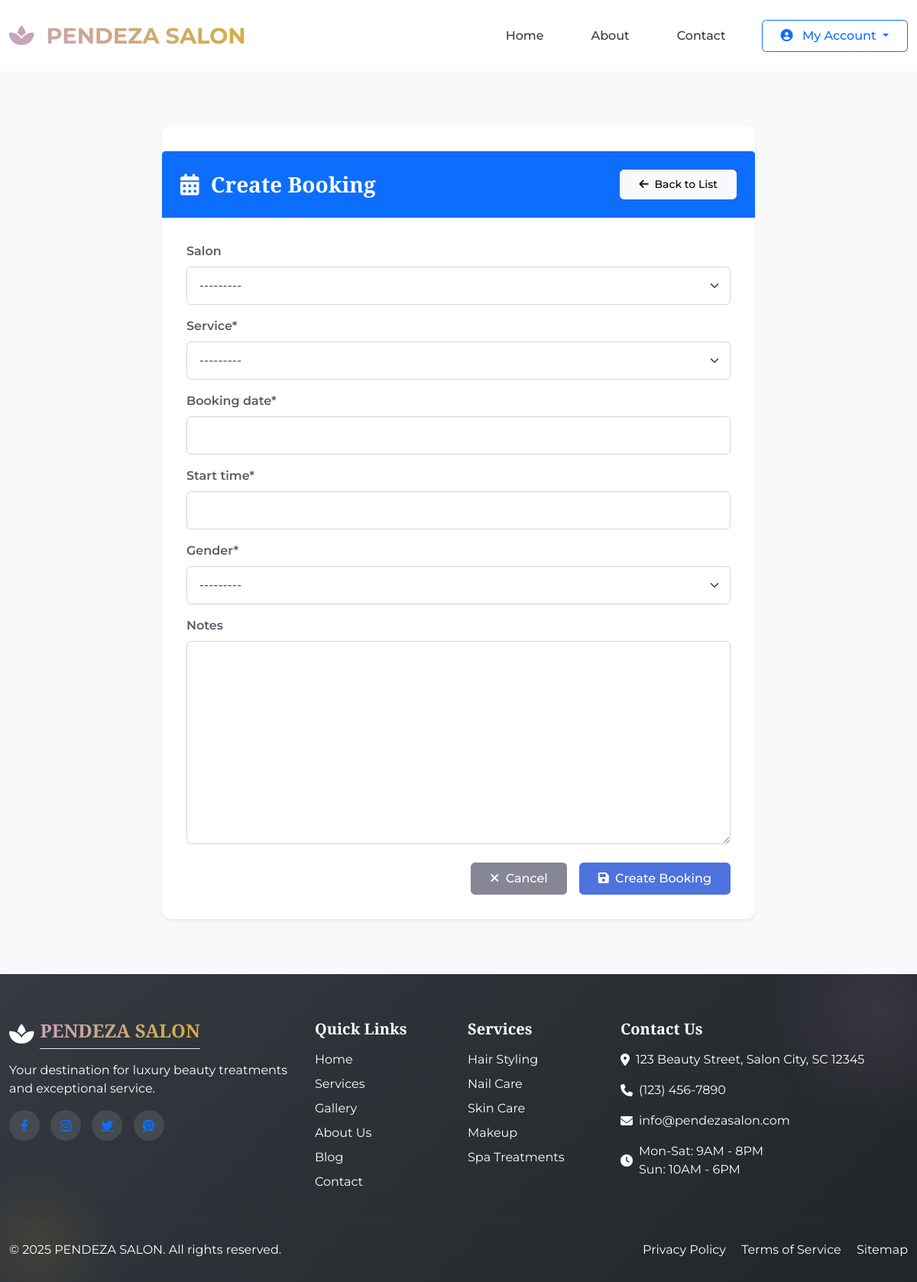
Before: /booking/bookings/create/ (signed in) with the older database file.
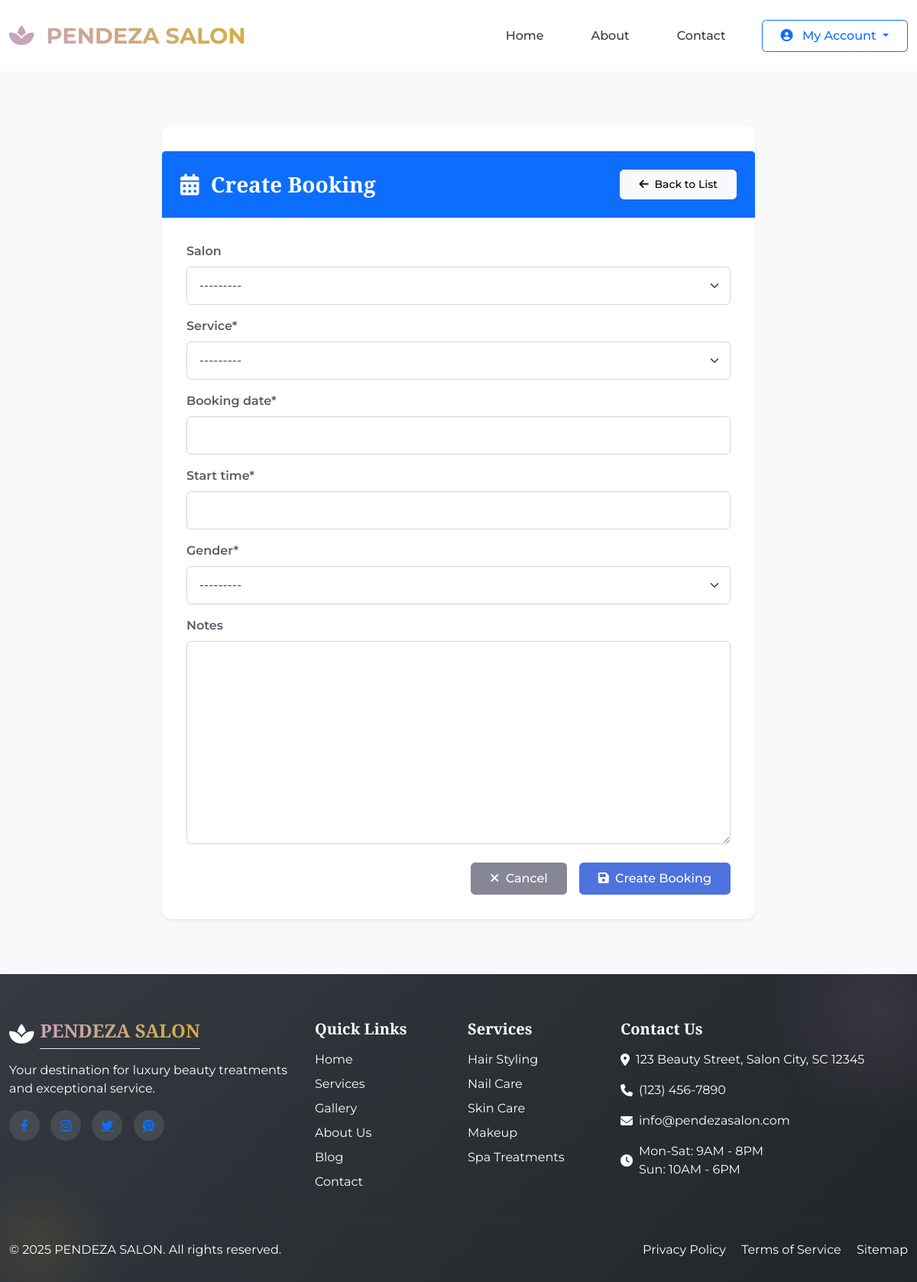
After: the same page with the newer database file.
### booking/models.py (models this page shows, shortened)
class Booking(models.Model):
    booking_id = models.UUIDField(primary_key=True, default=uuid.uuid4, editable=False)
    salon = models.ForeignKey(Salon, on_delete=models.SET_NULL, related_name='bookings', null=True, blank=True)
    service = models.ForeignKey(SalonServices, on_delete=models.CASCADE, related_name='bookings')
    user = models.ForeignKey(User, on_delete=models.CASCADE, related_name='salon_bookings')
    staff = models.ForeignKey(StaffOnDuty, on_delete=models.SET_NULL, null=True, blank=True, related_name='bookings')
    booking_date = models.DateField()
    start_time = models.TimeField()
    end_time = models.TimeField(blank=True, null=True)
    gender = models.CharField(max_length=20, choices=ServiceGender.choices)
    notes = models.TextField(blank=True, null=True)
    status = models.CharField(max_length=20, choices=BookingStatus.choices, default=BookingStatus.PENDING)
    payment_status = models.CharField(max_length=20, choices=PaymentStatus.choices, default=PaymentStatus.PENDING)
    price = models.DecimalField(max_digits=8, decimal_places=2)
    discount = models.DecimalField(max_digits=8, decimal_places=2, default=0.00)
    tax = models.DecimalField(max_digits=8, decimal_places=2, default=0.00)
    total_amount = models.DecimalField(max_digits=8, decimal_places=2)
    amount_paid = models.DecimalField(max_digits=8, decimal_places=2, default=0.00)
    staff_member = models.ForeignKey(User, on_delete=models.SET_NULL, null=True, blank=True, related_name='assigned_bookings', limit_choices_to={'groups__name': 'Staff'})
    created_at = models.DateTimeField(auto_now_add=True)
    updated_at = models.DateTimeField(auto_now=True)
    cancellation_reason = models.TextField(blank=True, null=True)
    class Meta:
        verbose_name = "Booking"
        verbose_name_plural = "Bookings"
        ordering = ['booking_date', 'start_time']
        constraints = [
            models.UniqueConstraint(
                fields=['salon', 'booking_date', 'start_time', 'staff_member'],
                name='unique_staff_booking'
            ),
            models.CheckConstraint(
                check=models.Q(booking_date__gte=timezone.now().date()),
                name='booking_date_cannot_be_in_past'
            ),
        ]
        indexes = [
            models.Index(fields=['booking_date', 'status']),
            models.Index(fields=['user', 'status']),
            models.Index(fields=['staff_member', 'booking_date']),
        ]

### salon/models.py (models this page shows, shortened)
class SalonServices(models.Model):
    salon = models.ForeignKey(Salon, on_delete=models.CASCADE, related_name='services')
    name = models.CharField(max_length=200)
    description = models.TextField(null=True, blank=True)
    duration = models.PositiveIntegerField(help_text="Duration in minutes")
    base_price = models.DecimalField(max_digits=8, decimal_places=2)
    women_price = models.DecimalField(max_digits=8, decimal_places=2, null=True, blank=True)
    men_price = models.DecimalField(max_digits=8, decimal_places=2, null=True, blank=True)
    children_price = models.DecimalField(max_digits=8, decimal_places=2, null=True, blank=True)
    category = models.CharField(max_length=50, choices=ServiceCategory.choices)
    gender = models.CharField(max_length=20, choices=ServiceGender.choices, default=ServiceGender.UNISEX)
    is_featured = models.BooleanField(default=False)
    is_active = models.BooleanField(default=True)
    image = models.ImageField(upload_to='service_images/', null=True, blank=True)
    service_id = models.UUIDField(default=uuid.uuid4, editable=False, unique=True)
    created_at = models.DateTimeField(auto_now_add=True)
    updated_at = models.DateTimeField(auto_now=True)
    class Meta:
        verbose_name = "Salon Service"
        verbose_name_plural = "Salon Services"
        ordering = ['category', 'name']
        unique_together = ('salon', 'name')
    def __str__(self):
        return f"{self.name} ({self.get_category_display()}) - {self.salon.name}"

### booking/views.py (the view, shortened to what this page needs)
# urls.py: path('bookings/create/', BookingCreateView.as_view(), name='booking_create'),
class BookingCreateView(LoginRequiredMixin, CreateView):
    model = Booking
    template_name = 'booking/booking_form.html'
    fields = ['salon', 'service', 'booking_date', 'start_time', 'gender', 'notes']
    success_url = reverse_lazy('booking_list')
    def get_context_data(self, **kwargs):
        context = super().get_context_data(**kwargs)
        context['services'] = SalonServices.objects.filter(is_active=True)
        return context

### templates/booking/booking_form.html (shortened to what this page needs)
{% extends 'base.html' %}
{% load crispy_forms_tags %}
{% block content %}
<div class="container py-5">
    <div class="row justify-content-center">
        <div class="col-lg-8">
            <div class="card shadow-sm">
                <div class="card-header bg-primary text-white d-flex justify-content-between align-items-center">
                    <h3 class="mb-0">
                        <i class="fas fa-calendar-alt me-2"></i>
                        {% if object %}Update{% else %}Create{% endif %} Booking
                    </h3>
                    <a href="{% url 'booking:booking_list' %}" class="btn btn-sm btn-light">
                        <i class="fas fa-arrow-left me-1"></i> Back to List
                    </a>
                </div>
                <div class="card-body">
                    <form method="post" id="booking-form">
                        {{ form|crispy }}
                        <div class="d-grid gap-2 d-md-flex justify-content-md-end mt-4">
                            <a href="{% if object %}{% url 'booking:booking_detail' object.pk %}{% else %}{% url 'booking:booking_list' %}{% endif %}"
                               class="btn btn-secondary me-md-2">
                                <i class="fas fa-times me-1"></i> Cancel
                            </a>
                            <button type="submit" class="btn btn-primary">
                                <i class="fas fa-save me-1"></i>
                                {% if object %}Update{% else %}Create{% endif %} Booking
                            </button>
                        </div>
                    </form>
                </div>
            </div>
        </div>
    </div>
</div>
{% endblock %}

### templates/base.html (shortened to what this page needs)
{% load static %}
<!DOCTYPE html>
<html lang="en">
  <head>
    <link
      rel="stylesheet"
      href="https://cdn.jsdelivr.net/npm/sweetalert2@11/dist/sweetalert2.min.css"
    />
    <link
      href="https://cdn.jsdelivr.net/npm/bootstrap@5.3.5/dist/css/bootstrap.min.css"
      rel="stylesheet"
    />
    <link
      rel="stylesheet"
      href="https://cdnjs.cloudflare.com/ajax/libs/font-awesome/6.4.0/css/all.min.css"
    />
    <link href="https://unpkg.com/aos@2.3.1/dist/aos.css" rel="stylesheet" />
    <link
      rel="stylesheet"
      href="https://unpkg.com/swiper/swiper-bundle.min.css"
    />
    <link rel="stylesheet" href="{% static 'css/base.css' %}">
    {% block extra_head %}
    <link rel="stylesheet" href="{% static 'css/allreviews.css' %}">
    <link rel="stylesheet" href="{% static 'css/salondetail.css' %}">
    <link rel="stylesheet" href="{% static 'css/signin.css' %}">
    <link rel="stylesheet" href="{% static 'css/signup.css' %}">
    <link rel="stylesheet" href="{% static 'css/salon_register.css' %}">
    {% endblock %}
  </head>
  <body>
    <nav class="navbar navbar-expand-lg navbar-light sticky-top">
      <div class="container">
        <a class="navbar-brand" href="{% url 'salon:index' %}">
          <i class="fas fa-spa me-2"></i>
          PENDEZA SALON
        </a>
        <div class="collapse navbar-collapse" id="navbarNav">
          <ul class="navbar-nav ms-auto align-items-lg-center">
            <li class="nav-item mx-2">
              <a class="nav-link" href="{% url 'salon:index' %}">Home</a>
            </li>
            <li class="nav-item mx-2">
              <a class="nav-link" href="#">About</a>
            </li>
            <li class="nav-item mx-2">
              <a class="nav-link" href="#">Contact</a>
            </li>
            {% if not request.user.is_authenticated %}
            <li class="nav-item dropdown ms-lg-3 mt-3 mt-lg-0">
              <a
                class="btn btn-outline-primary dropdown-toggle px-4 py-2"
                href="#"
                id="authDropdown"
                role="button"
                data-bs-toggle="dropdown"
                aria-expanded="false"
              >
                <i class="fas fa-user me-2"></i> Account
              </a>
              <ul
                class="dropdown-menu dropdown-menu-end"
                aria-labelledby="authDropdown"
              >
                <li>
                  <a
                    class="dropdown-item"
                    href="{% url 'userauths:sign_in' %}"
                  >
                    <i class="fas fa-sign-in-alt me-2"></i> Sign In
                  </a>
                </li>
                <li>
                  <a
                    class="dropdown-item"
                    href="{% url 'userauths:sign_up' %}"
                  >
                    <i class="fas fa-user-plus me-2"></i> Sign Up
                  </a>
                </li>
              </ul>
            </li>
            {% else %}
            <li class="nav-item dropdown ms-lg-3 mt-3 mt-lg-0">
              <a
                class="btn btn-outline-primary dropdown-toggle px-4 py-2"
                href="#"
                id="userDropdown"
                role="button"
                data-bs-toggle="dropdown"
                aria-expanded="false"
              >
                <i class="fas fa-user-circle me-2"></i> My Account
              </a>
            </li>
            {% endif %}
          </ul>
        </div>
      </div>
    </nav>
    <main class="py-4">{% block content %}{% endblock %}</main>
    <footer>
      <div class="container position-relative" style="z-index: 1">
        <div class="row g-4">
          <div class="col-lg-4 col-md-6">
            <div class="footer-brand d-flex align-items-center mb-3">
              <i class="fas fa-spa me-2" style="font-size: 1.8rem"></i>
              <h4 class="mb-0">PENDEZA SALON</h4>
            </div>
            <p class="mb-3">
              Your destination for luxury beauty treatments and exceptional
              service.
            </p>
            <div class="social-links">
              <a href="#"><i class="fab fa-facebook-f"></i></a>
              <a href="#"><i class="fab fa-instagram"></i></a>
              <a href="#"><i class="fab fa-twitter"></i></a>
              <a href="#"><i class="fab fa-pinterest"></i></a>
            </div>
          </div>
          <div class="col-lg-2 col-md-6">
            <h5 class="mb-3">Quick Links</h5>
            <ul class="list-unstyled">
              <li class="mb-2">
                <a href="#" class="text-white text-decoration-none">Home</a>
              </li>
              <li class="mb-2">
                <a href="#" class="text-white text-decoration-none">Services</a>
              </li>
              <li class="mb-2">
                <a href="#" class="text-white text-decoration-none">Gallery</a>
              </li>
              <li class="mb-2">
                <a href="#" class="text-white text-decoration-none">About Us</a>
              </li>
              <li class="mb-2">
                <a href="#" class="text-white text-decoration-none">Blog</a>
              </li>
              <li>
                <a href="#" class="text-white text-decoration-none">Contact</a>
              </li>
            </ul>
          </div>
          <div class="col-lg-2 col-md-6">
            <h5 class="mb-3">Services</h5>
            <ul class="list-unstyled">
              <li class="mb-2">
                <a href="#" class="text-white text-decoration-none"
                  >Hair Styling</a
                >
              </li>
              <li class="mb-2">
                <a href="#" class="text-white text-decoration-none"
                  >Nail Care</a
                >
              </li>
              <li class="mb-2">
                <a href="#" class="text-white text-decoration-none"
                  >Skin Care</a
                >
              </li>
              <li class="mb-2">
                <a href="#" class="text-white text-decoration-none">Makeup</a>
              </li>
              <li>
                <a href="#" class="text-white text-decoration-none"
                  >Spa Treatments</a
                >
              </li>
            </ul>
          </div>
          <div class="col-lg-4 col-md-6">
            <h5 class="mb-3">Contact Us</h5>
            <ul class="list-unstyled">
              <li class="mb-3 d-flex align-items-start">
                <i class="fas fa-map-marker-alt me-2 mt-1"></i>
                <span>123 Beauty Street, Salon City, SC 12345</span>
              </li>
              <li class="mb-3 d-flex align-items-center">
                <i class="fas fa-phone me-2"></i>
                <span>(123) 456-7890</span>
              </li>
              <li class="mb-3 d-flex align-items-center">
                <i class="fas fa-envelope me-2"></i>
                <span>info@pendezasalon.com</span>
              </li>
              <li class="d-flex align-items-center">
                <i class="fas fa-clock me-2"></i>
                <span>Mon-Sat: 9AM - 8PM<br />Sun: 10AM - 6PM</span>
              </li>
            </ul>
          </div>
        </div>
        <hr class="my-4" style="border-color: rgba(255, 255, 255, 0.1)" />
        <div class="row align-items-center">
          <div class="col-md-6 text-center text-md-start mb-3 mb-md-0">
            <p class="mb-0">
              &copy; <span id="current-year">2023</span> PENDEZA SALON. All
              rights reserved.
            </p>
          </div>
          <div class="col-md-6 text-center text-md-end">
            <a href="#" class="text-white text-decoration-none me-3"
              >Privacy Policy</a
            >
            <a href="#" class="text-white text-decoration-none me-3"
              >Terms of Service</a
            >
            <a href="#" class="text-white text-decoration-none">Sitemap</a>
          </div>
        </div>
      </div>
    </footer>
  </body>
</html>

Changed rows visible on the page:
added SalonServices: salon "---------"
